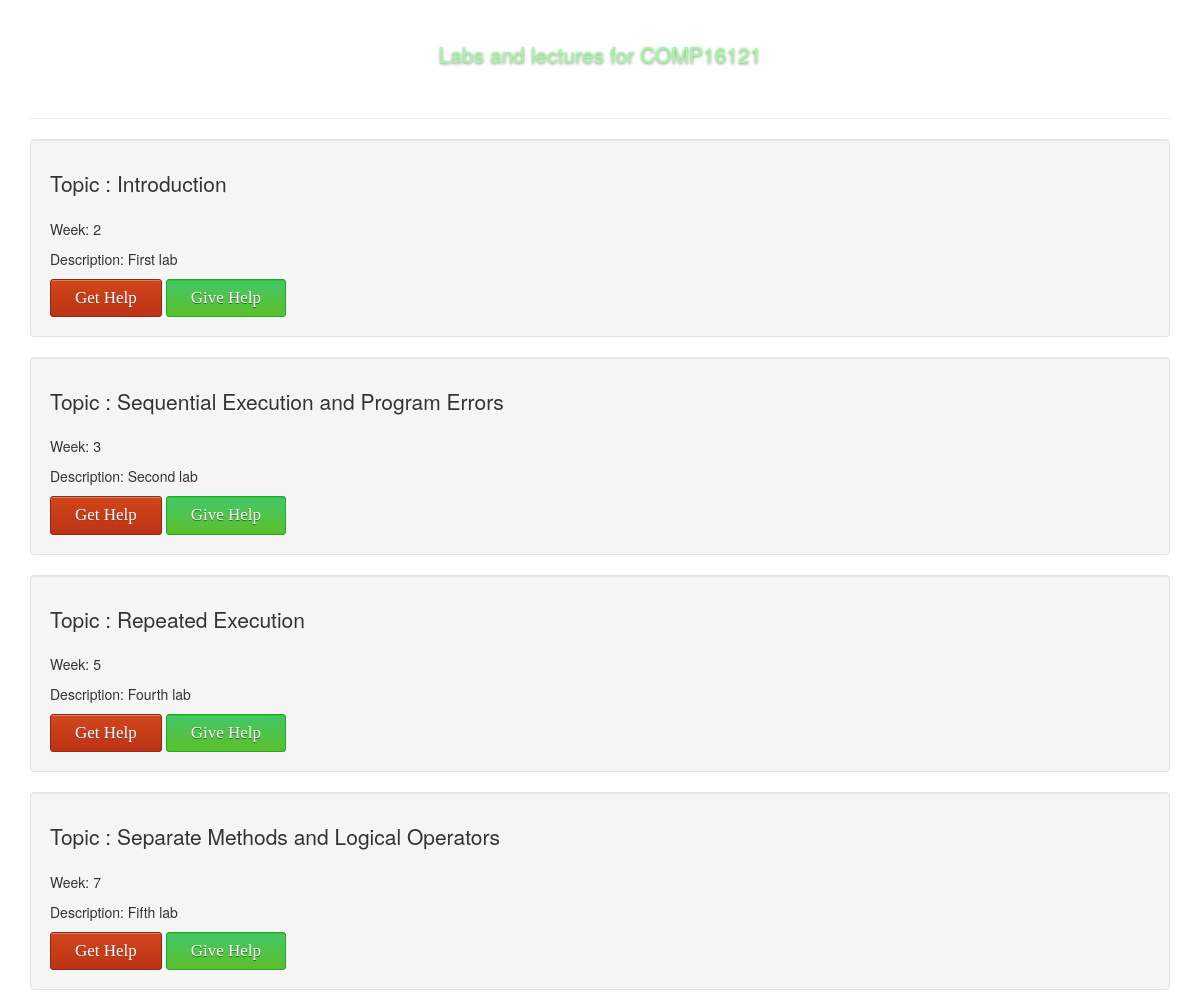
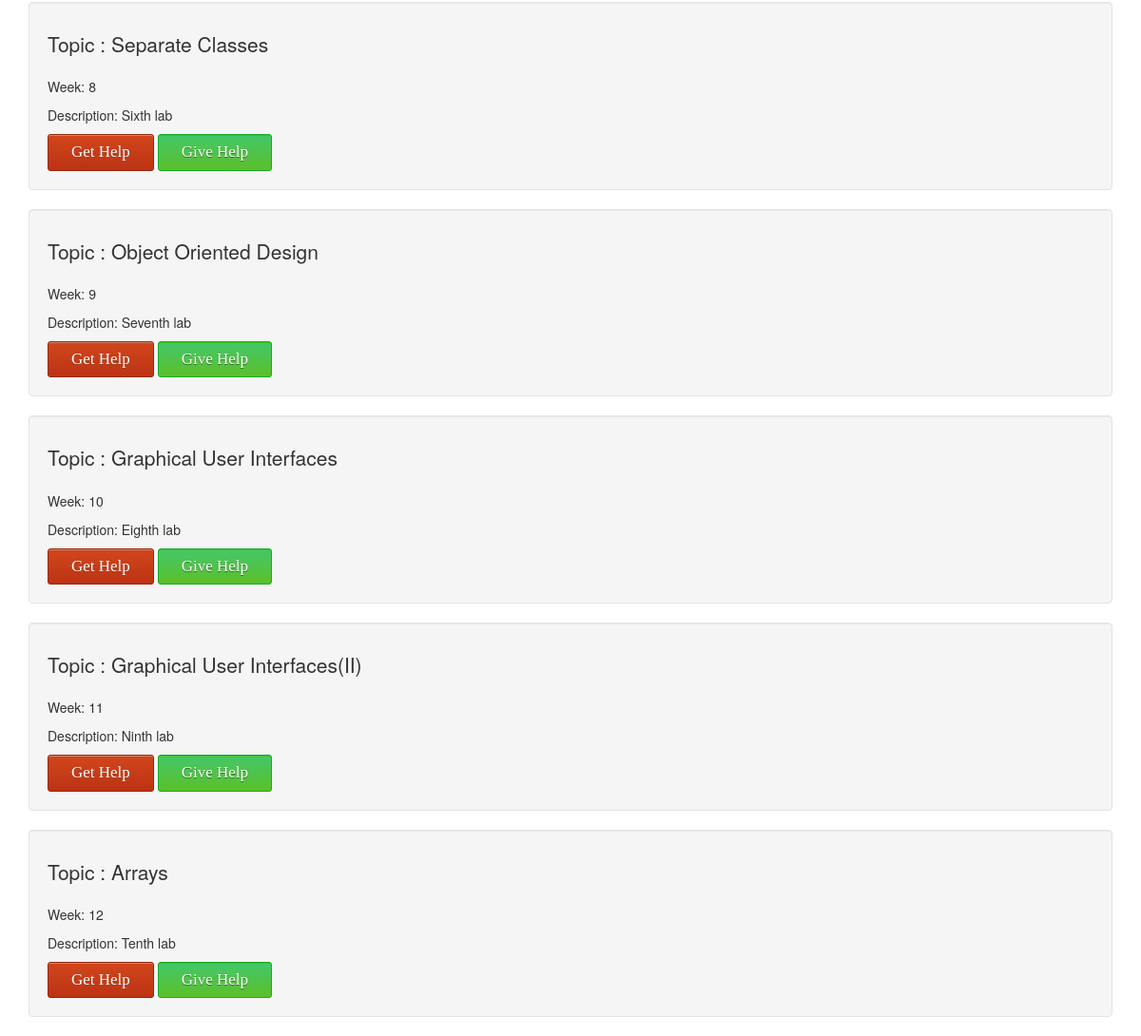
Page /includes/labs_page.php?courseType=COMP16121 on the committed database (2 pictures, top to bottom).
### tables this page shows
CREATE TABLE `labs` (
  `id` int(11) NOT NULL,
  `course_id` text NOT NULL,
  `course_name` varchar(100) NOT NULL,
  `lab_description` text NOT NULL,
  `week` int(11) NOT NULL,
  `topic` text NOT NULL
);

### includes/labs_page.php (the view, shortened to what this page needs)
<?php
include '../dbh.php';
?>
<!DOCTYPE html>
<html>
<head>
  <link rel="stylesheet" href="https://maxcdn.bootstrapcdn.com/bootstrap/3.3.7/css/bootstrap.min.css">
  <link href="../css/labs_page.css" rel="stylesheet">
</head>
<body>
  <div class = "container">
    <div class = "page-header">
      <?php
        $course = $_GET['courseType'];
        echo "<h1 class = 'lead text-center'>" . "Labs and lectures for " . $course . "</h1> <br>";
      ?>
    </div>
    <?php
       $sql = " SELECT * FROM labs WHERE course_id = '$course' ";
  		 $result = mysqli_query($conn, $sql);
  		 while ($row = mysqli_fetch_assoc($result))
  		 {
      		 	$labID = $row['id'];
            ?>
            <div class = "well">
              <p class = 'lead'>  Topic :  <?php echo $row['topic']; ?> </p>
              <p> Week: <?php echo $row['week'] ?></p>
              <p> Description: <?php echo $row['lab_description'] ?> </p>
              <form method = 'POST'>
                <div class = 'btn-group' id = 'buttonGroup'>
                  <button name = 'Get Help'id="<?php echo "get".$labID;?>" class="editedGetHelp"  type ="button" class ='btn btn-primary' value =' <?php echo $labID;?>' > Get Help </button>
                  <button name = 'Give Help' id="<?php echo "give".$labID;?>" class="editedGiveHelp" type = 'button'  class = 'btn btn-primary' value =' <?php echo $labID;?>'> Give Help </button>
                </div>
              </form>
            </div>
       <?php
       }
     ?>
</body>
</html>

### css/labs_page.css (style rules this page uses)
h1 { color: #99ff99; text-shadow: 0 1px 3px rgba(0,0,0,.5); }
html, body { height: 100%; background: url("../img/backgroundEmpty.png"); background-size: 100% 100%; background-repeat: no-repeat; background-attachment: fixed; }
.editedGetHelp { -moz-box-shadow:inset 0px 1px 0px 0px #cf866c; -webkit-box-shadow:inset 0px 1px 0px 0px #cf866c; box-shadow:inset 0px 1px 0px 0px #cf866c; background:-webkit-gradient(linear, left top, left bottom, color-stop(0.05, #d0451b), color-stop(1, #bc3315)); background:-moz-linear-gradient(top, #d0451b 5%, #bc3315 100%); background:-webkit-linear-gradient(top, #d0451b 5%, #bc3315 100%); background:-o-linear-gradient(top, #d0451b 5%, #bc3315 100%); background:-ms-linear-gradient(top, #d0451b 5%, #bc3315 100%); background:linear-gradient(to bottom, #d0451b 5%, #bc3315 100%); filter:progid:DXImageTransform.Microsoft.gradient(startColorstr='#d0451b', endColorstr='#bc3315',GradientType=0); background-color:#d0451b; -moz-border-radius:3px; -webkit-border-radius:3px; border-radius:3px; border:1px solid #942911; display:inline-block; cursor:pointer; color:#fffcff; font-family:Impact; font-size:17px; padding:6px 24px; text-decoration:none; text-shadow:0px 1px 0px #854629; }
.editedGiveHelp { -moz-box-shadow:inset 0px 1px 0px 0px #3dc21b; -webkit-box-shadow:inset 0px 1px 0px 0px #3dc21b; box-shadow:inset 0px 1px 0px 0px #3dc21b; background:-webkit-gradient(linear, left top, left bottom, color-stop(0.05, #44c767), color-stop(1, #5cbf2a)); background:-moz-linear-gradient(top, #44c767 5%, #5cbf2a 100%); background:-webkit-linear-gradient(top, #44c767 5%, #5cbf2a 100%); background:-o-linear-gradient(top, #44c767 5%, #5cbf2a 100%); background:-ms-linear-gradient(top, #44c767 5%, #5cbf2a 100%); background:linear-gradient(to bottom, #44c767 5%, #5cbf2a 100%); filter:progid:DXImageTransform.Microsoft.gradient(startColorstr='#44c767', endColorstr='#5cbf2a',GradientType=0); background-color:#44c767; -moz-border-radius:3px; -webkit-border-radius:3px; border-radius:3px; border:1px solid #18ab29; display:inline-block; cursor:pointer; color:#ffffff; font-family:Impact; font-size:17px; padding:6px 24px; text-decoration:none; text-shadow:0px 1px 0px #2f6627; }

### rows in the picture
labs: topic "Introduction", week "2", lab_description "First lab", $labID 1 (drawn)
labs: topic "Sequential Execution and Program Errors", week "3", lab_description "Second lab", $labID 2 (drawn)
labs: topic "Repeated Execution", week "5", lab_description "Fourth lab", $labID 4 (drawn)
labs: topic "Separate Methods and Logical Operators", week "7", lab_description "Fifth lab", $labID 5 (drawn)
labs: topic "Separate Classes", week "8", lab_description "Sixth lab", $labID 6 (drawn)
labs: topic "Object Oriented Design", week "9", lab_description "Seventh lab", $labID 7 (drawn)
labs: topic "Graphical User Interfaces", week "10", lab_description "Eighth lab", $labID 8 (drawn)
labs: topic "Graphical User Interfaces(II)", week "11", lab_description "Ninth lab", $labID 9 (drawn)
labs: topic "Arrays", week "12", lab_description "Tenth lab", $labID 10 (drawn)

### other values in the picture
$course "COMP16121"
